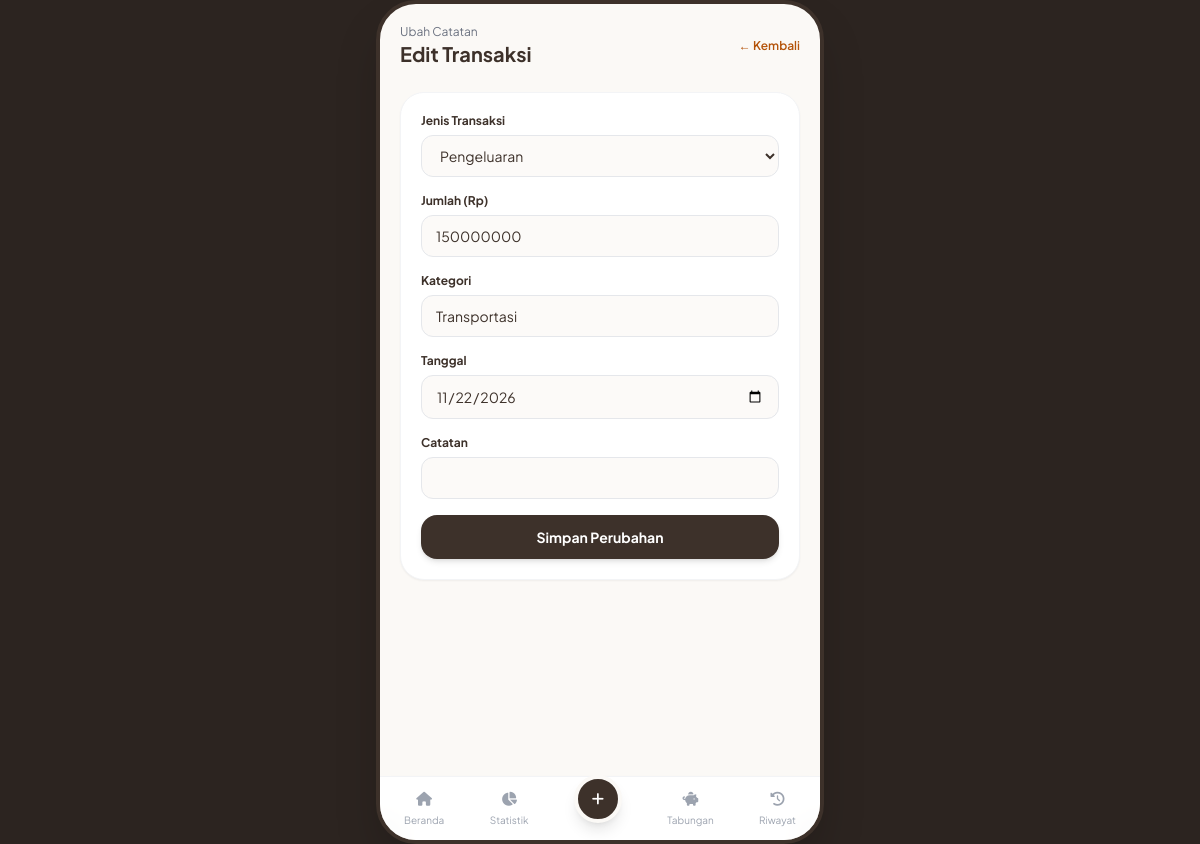
Page /transaksi/edit/2 (signed in) on the committed database.
### tables this page shows
CREATE TABLE transaksi (
            id INTEGER PRIMARY KEY AUTOINCREMENT,
            user_id INTEGER NOT NULL,
            jenis TEXT NOT NULL,
            jumlah INTEGER NOT NULL,
            kategori TEXT NOT NULL,
            catatan TEXT,
            tanggal TEXT NOT NULL,
            FOREIGN KEY (user_id) REFERENCES users (id)
        );

### app.py (the view, shortened to what this page needs)
@app.route('/transaksi/edit/<int:id>', methods=['GET', 'POST'])
@login_required
def edit_transaksi(id):
    user_id = session['user_id']
    conn = get_db()
    transaksi_item = conn.execute(
        'SELECT * FROM transaksi WHERE id = ? AND user_id = ?',
        (id, user_id)
    ).fetchone()
    if not transaksi_item:
        conn.close()
        return redirect(url_for('riwayat'))
    conn.close()
    return render_template(
        'edit_transaksi.html',
        t=transaksi_item,
        nama_user=session.get('nama_user', 'Pengguna')
    )

### app.py (called while the page is built)
def get_db():
    conn = sqlite3.connect(DB_NAME)
    conn.row_factory = sqlite3.Row
    return conn

def login_required(f):
    @wraps(f)
    def decorated_function(*args, **kwargs):
        if 'user_id' not in session:
            return redirect(url_for('login'))
        return f(*args, **kwargs)
    return decorated_function

### templates/edit_transaksi.html (shortened to what this page needs)
{% extends "base.html" %}
{% block content %}
<div class="p-5">
    <div class="flex items-center justify-between mb-6">
        <div>
            <p class="text-xs text-gray-500">Ubah Catatan</p>
            <h1 class="text-xl font-bold text-[#3d312a]">Edit Transaksi</h1>
        </div>
        <a href="{{ url_for('riwayat') }}" class="text-xs font-semibold text-amber-700 hover:underline">
            &larr; Kembali
        </a>
    </div>
    <form method="POST" class="bg-white p-5 rounded-3xl border border-gray-100 shadow-sm space-y-4">
        <div>
            <label class="block text-xs font-bold text-[#3d312a] mb-1.5">Jenis Transaksi</label>
            <select name="jenis" class="w-full px-3.5 py-2.5 rounded-xl border border-gray-200 text-sm text-[#3d312a] bg-[#fcfaf8]">
                <option value="pengeluaran" {% if t.jenis == 'pengeluaran' %}selected{% endif %}>Pengeluaran</option>
            </select>
        </div>
        <div>
            <label class="block text-xs font-bold text-[#3d312a] mb-1.5">Jumlah (Rp)</label>
            <input type="number" name="jumlah" value="{{ t.jumlah }}" required min="1"
                   class="w-full px-3.5 py-2.5 rounded-xl border border-gray-200 text-sm text-[#3d312a] bg-[#fcfaf8]">
        </div>
        <div>
            <label class="block text-xs font-bold text-[#3d312a] mb-1.5">Kategori</label>
            <input type="text" name="kategori" value="{{ t.kategori }}" required
                   class="w-full px-3.5 py-2.5 rounded-xl border border-gray-200 text-sm text-[#3d312a] bg-[#fcfaf8]">
        </div>
        <div>
            <label class="block text-xs font-bold text-[#3d312a] mb-1.5">Tanggal</label>
            <input type="date" name="tanggal" value="{{ t.tanggal }}" required
                   class="w-full px-3.5 py-2.5 rounded-xl border border-gray-200 text-sm text-[#3d312a] bg-[#fcfaf8]">
        </div>
        <div>
            <label class="block text-xs font-bold text-[#3d312a] mb-1.5">Catatan</label>
            <input type="text" name="catatan" value="{{ t.catatan or '' }}"
                   class="w-full px-3.5 py-2.5 rounded-xl border border-gray-200 text-sm text-[#3d312a] bg-[#fcfaf8]">
        </div>
        <button type="submit" class="w-full py-3 rounded-2xl bg-[#3d312a] text-white text-sm font-bold shadow-md">
            Simpan Perubahan
        </button>
    </form>
</div>
{% endblock %}

### templates/base.html (style rules this page uses)
body { font-family: 'Plus Jakarta Sans', sans-serif; }

### rows in the picture
transaksi: jenis "Pengeluaran", jumlah "150000000", kategori "Transportasi", tanggal "11/22/2026"
